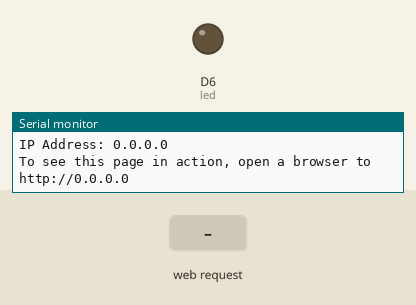
Recording of a sketch running on a simulated Arduino MKR. Parts: output pins drawn as LEDs (lit = HIGH), the last lines printed to the serial monitor. The inputs (shaded band) are chosen by the test bench.

Above: at 11.2 s.
11.3 s: HTTP request GET /H received
At 11.8 s:
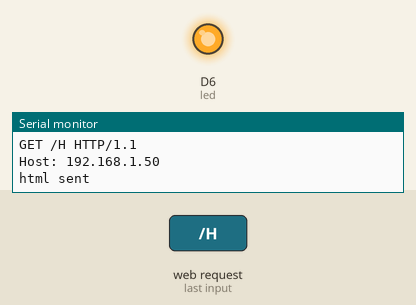
14.3 s: HTTP request GET /L received
At 15.3 s:
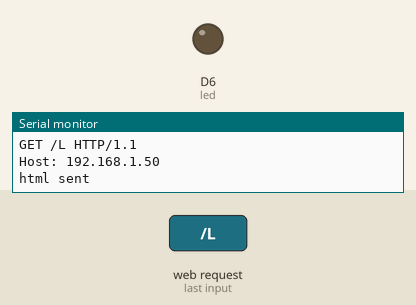
Timing chart, 0 to 17.3 s (numbered marks = the images above; inputs shaded):
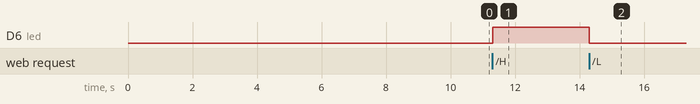

The sketch:

debugging_2.ino
```cpp
#include <WiFiNINA.h>


char ssid[] = "ArduinoAP";        // Your network SSID (name)
char pass[] = "testArduino25";      // your network password (use for WPA, or use as key for WEP)
int keyIndex = 0;                // your network key Index number (needed only for WEP)

int led =  LED_BUILTIN;
int status = WL_IDLE_STATUS;
WiFiServer server(80);

void setup() {
  //Initialize serial and wait for port to open:
  Serial.begin(9600);
  while (!Serial) {
    ; // wait for serial port to connect. Needed for native USB port only
  }

  Serial.println("Access Point Web Server");

  pinMode(led, OUTPUT);      // set the LED pin mode

  // check for the WiFi module:
  if (WiFi.status() == WL_NO_MODULE) {
    Serial.println("Communication with WiFi module failed!");
    // don't continue
    while (true);
  }

  String fv = WiFi.firmwareVersion();
  if (fv < WIFI_FIRMWARE_LATEST_VERSION) {
    Serial.println("Please upgrade the firmware");
  }

  // print the network name (SSID);
  Serial.print("Creating access point named: ");
  Serial.println(ssid);

  // Create open network. Change this line if you want to create an WEP network:
  status = WiFi.beginAP(ssid, pass);
  if (status != WL_AP_LISTENING) {
    Serial.println("Creating access point failed");
    // don't continue
    while (true);
  }

  // wait 10 seconds for connection:
  delay(10000);

  // start the web server on port 80
  server.begin();

  // you're connected now, so print out the status
  printWiFiStatus();
}


void loop() {
  WiFiClient client = server.available();

  if (!client) return;

  Serial.println("new client");
  String requestLine = "";
  String currentLine = "";

  while (client.connected()) {
    if (client.available()) {
      char c = client.read();
      Serial.write(c);

      if (c == '\n') {

        // Erste Zeile merken
        if (requestLine.length() == 0 && currentLine.length() > 0) {
          requestLine = currentLine;
        }

        // Leere Zeile = Header zu Ende
        if (currentLine.length() == 0) {

          // ---------- /status ----------
          if (requestLine.startsWith("GET /status")) {
            client.println("HTTP/1.1 200 OK");
            client.println("Content-Type: text/plain");
            client.println("Connection: close");
            client.println();

            client.print(digitalRead(led) ? "ON" : "OFF");

            client.flush();
            delay(5);
            client.stop();
            Serial.println("status sent");
            return;
          }

          // ---------- LED ON ----------
          if (requestLine.startsWith("GET /H")) {
            digitalWrite(led, HIGH);
          }

          // ---------- LED OFF ----------
          if (requestLine.startsWith("GET /L")) {
            digitalWrite(led, LOW);
          }

          // ---------- HTML Seite ----------
          client.println("HTTP/1.1 200 OK");
          client.println("Content-type:text/html");
          client.println();

          client.println("<html><body>");
          client.println("<h2>LED Control</h2>");

          client.println("Click <a href=\"/H\">here</a> to turn LED ON<br>");
          client.println("Click <a href=\"/L\">here</a> to turn LED OFF<br><br>");

          client.println("<h3>LED Status: <span id='ledStatus'>...</span></h3>");

          client.println("<script>");
          client.println("function updateStatus(){");
          client.println("  fetch('/status').then(r => r.text()).then(t => {");
          client.println("    document.getElementById('ledStatus').innerText = t;");
          client.println("  });");
          client.println("}");
          client.println("setInterval(updateStatus, 1000);");
          client.println("updateStatus();");
          client.println("</script>");

          client.println("</body></html>");
          client.println();

          client.flush();
          delay(5);
          client.stop();
          Serial.println("html sent");
          return;
        }

        currentLine = "";
      }
      else if (c != '\r') {
        currentLine += c;
      }
    }
  }

  client.stop();
  Serial.println("client disconnected");
}
void printWiFiStatus() {
  // print the SSID of the network you're attached to:
  Serial.print("SSID: ");
  Serial.println(WiFi.SSID());

  // print your WiFi shield's IP address:
  IPAddress ip = WiFi.localIP();
  Serial.print("IP Address: ");
  Serial.println(ip);

  // print where to go in a browser:
  Serial.print("To see this page in action, open a browser to http://");
  Serial.println(ip);

}
```

Measured:
- after the input at 11.3 s, D6 (led): LOW → HIGH at once
- after the input at 14.3 s, D6 (led): HIGH → LOW at once
